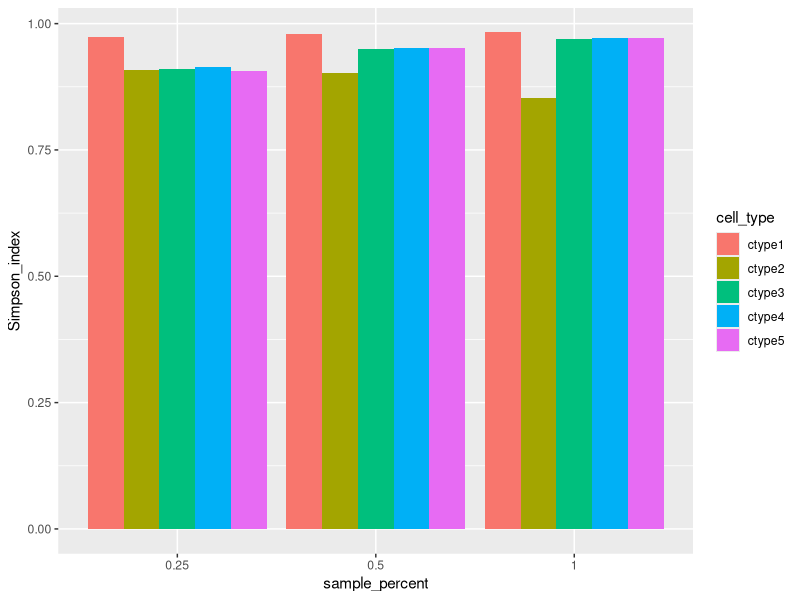
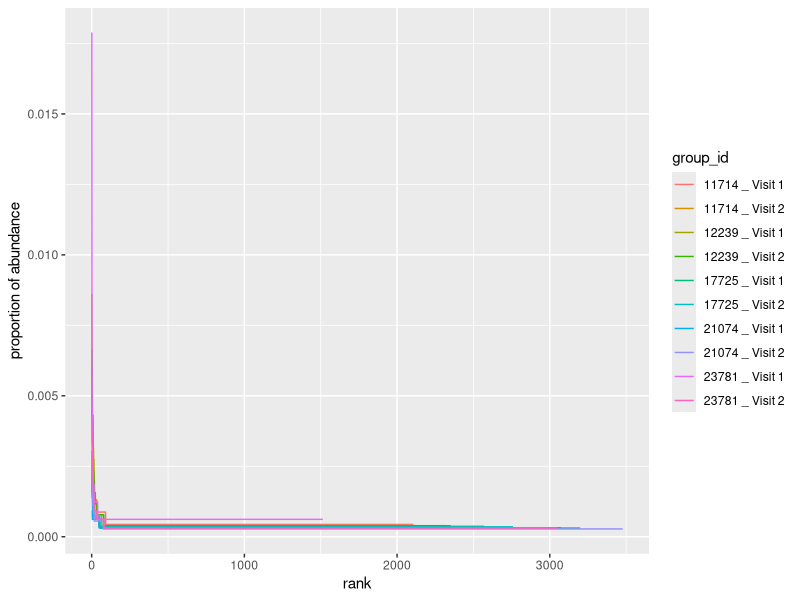
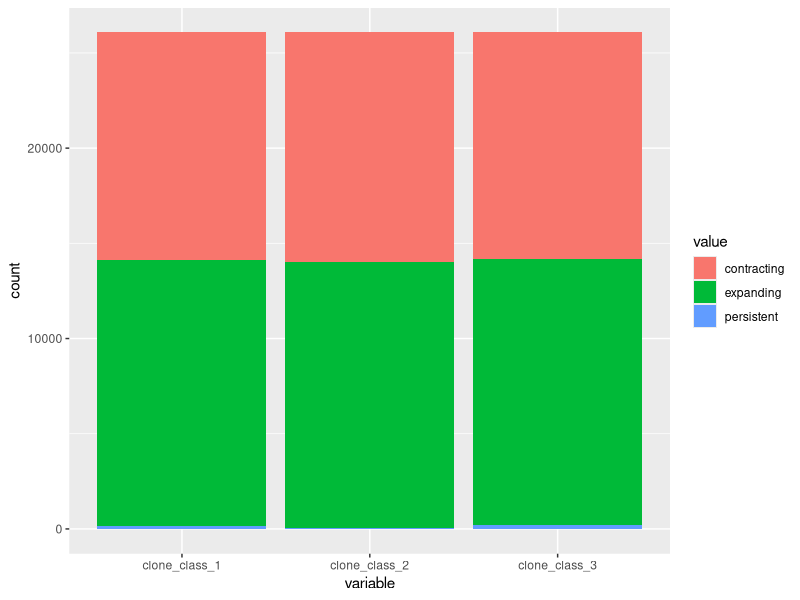
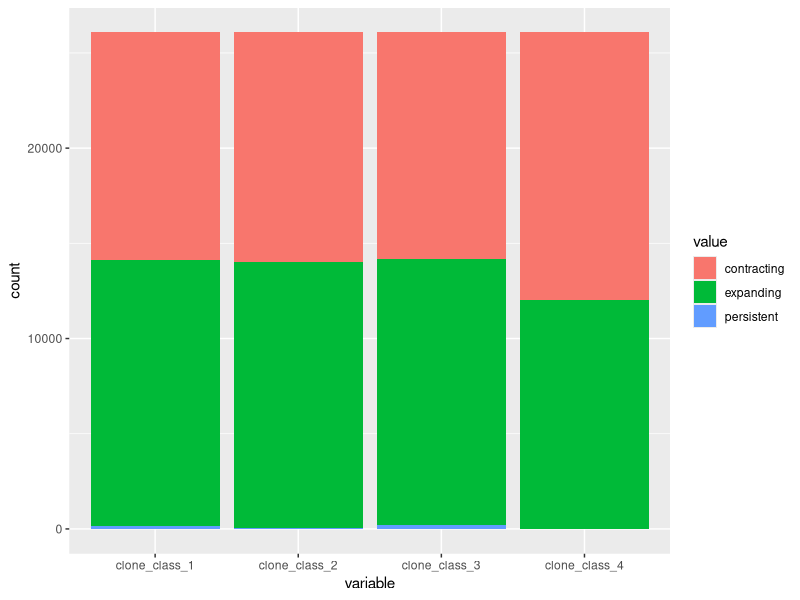

Reproduce these figures in R, in order.
## ---- chunk 1
library("dplyr")
library(ggplot2)
library(tidyr)
library(reshape2)
## ---- chunk 2
df <- read.csv("clonality_assignment_data.csv") 
## ---- chunk 3
### Question 1 ###
# a
Simpson_index <- df %>%
  filter(name_of_visit == 'Visit 1') %>%
  group_by(cell_type, patient_alias) %>%
  mutate(cell_n = n()) %>%
  group_by(TRA_TRB_aa_dataset_clonotype_id) %>%
  mutate(clontype_n = n(),
         clontype_p = clontype_n / cell_n) %>%
  group_by(cell_type) %>%
  summarise(Simpson_index = 1 - sum(clontype_p ** 2))
Simpson_index

# Cell types 1,3,4 and 5 have higher Simpson index compared to cell type 2 as it tends to 1,
# and therefore we can conclude that they are more diverse and enriched by singeltons (although cell type
# 2 Simpson index is also quite high and also enriched by singletons).
## ---- chunk 4
#b
# Sample size effect Simpson's index because it needs to be sufficient in order to get accurate estimates of proportions.
sample_1 <- df %>%
  group_by(cell_type, patient_alias, name_of_visit) %>%
  sample_frac(0.25)

sample_2 <- df %>%
  group_by(cell_type, patient_alias, name_of_visit) %>%
  sample_frac(0.5)

simpson_table <- data.frame()
for (sample in list(sample_1, sample_2)) {
  Simpson_index_sample <- sample %>%
    filter(name_of_visit == 'Visit 1') %>%
    group_by(cell_type, patient_alias) %>%
    mutate(cell_n = n()) %>%
    group_by(TRA_TRB_aa_dataset_clonotype_id) %>%
    mutate(clontype_n = n(),
           clontype_p = clontype_n / cell_n) %>%
    group_by(cell_type) %>%
    summarise(Simpson_index = 1 - sum(clontype_p **
                                        2))
  
  simpson_table <- rbind(simpson_table, Simpson_index_sample)
}

simpson_table_ <- rbind(simpson_table, Simpson_index)
simpson_table_final <-
  cbind(as.character(c(rep(0.25, 5), rep(0.5, 5), rep(1, 5))), simpson_table_)
colnames(simpson_table_final)[1] <- 'sample_percent'

ggplot(simpson_table_final,
       aes(fill = cell_type, y = Simpson_index, x = sample_percent)) +
  geom_bar(position = "dodge", stat = "identity")

## ---- chunk 5
#c
#In order to normalize for the effect of sample size, I would divide each cell counts by the total cell's library size #and multiply by a fixed number
#(for example 10^6), in order to get a standardized value. 
## ---- chunk 6
#d
#Possible biological source might be healthy/diseased conditions and treatment/control conditions.
#I would test these effects by regressing each clone against both the biological effects that I want to test and its #technical confounders that I
# want to "clean" their effects. 
## ---- chunk 7
### Question 2 ###
# I choose to include individuals in order to account to dependencies in the data. 
#a
clone_abundance <- df %>%
  group_by(name_of_visit, patient_alias) %>%
  mutate(cell_n = n()) %>%
  group_by(name_of_visit,
           patient_alias,
           TRA_TRB_aa_dataset_clonotype_id) %>%
  mutate(clontype_n = n(),
         clontype_p = clontype_n / cell_n) %>%
  summarise(
    clontype_p = max(clontype_p),
    cell_n = max(cell_n),
    clontype_n = max(clontype_n)
  ) %>%
  arrange(desc(clontype_p)) %>%
  mutate(row_id = 1:n(),
         group_id = paste(patient_alias, "_", name_of_visit))

clone_abundance_plot <-
  ggplot(data = clone_abundance,
         aes(
           x = row_id,
           y = clontype_p,
           group = group_id,
           color = group_id
         )) +
  geom_line() +
  xlab("rank") + ylab("proportion of abundance")
clone_abundance_plot

# The plot displays for each individual at each visit, the proportion of each of 
# its clones from the most abundant to the least abundant clone. We can see that the vast majority of the clones 
# among all individuals and visits have a uniform and a very low abundance.

## ---- chunk 8
#b
clone_abundance_wide = dcast(
  melt(
    select(clone_abundance,-c("row_id", "group_id")),
    id.vars = c(
      "patient_alias",
      "TRA_TRB_aa_dataset_clonotype_id",
      "name_of_visit"
    )
  ),
  patient_alias + TRA_TRB_aa_dataset_clonotype_id ~ name_of_visit + variable
)

colnames(clone_abundance_wide)[3:8] = c(
  "Visit_1_clontype_p",
  "Visit_1_cell_n",
  "Visit_1_clontype_n",
  "Visit_2_clontype_p",
  "Visit_2_cell_n",
  "Visit_2_clontype_n"
)
clone_abundance_wide$RR = clone_abundance_wide$Visit_2_clontype_p / clone_abundance_wide$Visit_1_clontype_p

clone_abundance_wide =
  clone_abundance_wide %>% mutate(
    clone_class_1 =
      case_when(
        RR > 1.2 |
          (is.na(Visit_1_clontype_p) &
             !is.na(Visit_2_clontype_p)) ~ 'expanding',
        (!is.na(RR) &
           RR < 0.8) |
          (!is.na(Visit_1_clontype_p) &
             is.na(Visit_2_clontype_p))  ~ 'contracting',
        RR >=
          0.8 & RR <= 1.2 ~ 'persistent'
      ),
    clone_class_2 = case_when(
      RR > 1.1 |
        (is.na(Visit_1_clontype_p) &
           !is.na(Visit_2_clontype_p)) ~ 'expanding',
      (!is.na(RR) &
         RR < 0.9) |
        (!is.na(Visit_1_clontype_p) &
           is.na(Visit_2_clontype_p))  ~ 'contracting',
      RR >=
        0.9 & RR <= 1.1 ~ 'persistent'
    ),
    clone_class_3 = case_when(
      RR > 1.5 |
        (is.na(Visit_1_clontype_p) &
           !is.na(Visit_2_clontype_p)) ~ 'expanding',
      (!is.na(RR) &
         RR < 0.5) |
        (!is.na(Visit_1_clontype_p) &
           is.na(Visit_2_clontype_p))  ~ 'contracting',
      RR >=
        0.5 & RR <= 1.5 ~ 'persistent'
    )
  )

clone_abundance_long_1 = melt(
  clone_abundance_wide[c(
    "patient_alias",
    "TRA_TRB_aa_dataset_clonotype_id",
    "clone_class_1",
    "clone_class_2",
    "clone_class_3"
  )],
  id.vars = c("patient_alias", "TRA_TRB_aa_dataset_clonotype_id")
)

clone_abundance_plot_1 = ggplot(clone_abundance_long_1, aes(x = variable, fill =
                                                              value)) +
  geom_bar()
clone_abundance_plot_1

# I choose Relative risk as the measure to use to classify the clones because it represents percent increase or decrease in abundance.
# I choose cutoffs of 10 (clone_class_2), 20 (clone_class_1) and 50 percent (clone_class_3) change upward or downward to determine the class categories. 
# The cutoff choice was based on what looked reasonable to me...on second thought I think it will be more suitable to determine the cutoffs by the RR quantiles.
# but when I first read the assignment I thought that the purpose is to compare between classification method which is 
# not data driven (in this question) to one that is more data driven (question 4) so it looked right to me given this context...
# (If I had more time I probably would have changed it to quantile based cutoffs)
## ---- chunk 9
#c
# The desired output is to have persistant outcome. In the later method I suggested - cutoffs which are based on the RR quantiles 
# it is not expected to give this results because the cutoffs are determined internally from the technical replicated RR's distribution.
## ---- chunk 10
#d
# I would have used generelized linear models (logistic regression) with mixed effects
## ---- chunk 11
###### Question 3 ##################
#a
clone_abundance_wide$pval <-
  rank(clone_abundance_wide$RR) / length(clone_abundance_wide$RR)

classify <- function(p1, p2, pval) {
  if (!is.na(p1) & is.na(p2)) {
    return("expanding")
  }
  else if (is.na(p1) & !is.na(p2)) {
    return("contracting")
  }
  else if (is.na(p1) & is.na(p2)) {
    return(NA)
  }
  else {
    if (pval < 0.05 & (p1 > p2)) {
      return("contracting")
    }
    else if (pval < 0.05 & (p1 < p2)) {
      return("expanding")
    }
    else if (pval > 0.05) {
      return("persistent")
    }
  }
}


x = apply(clone_abundance_wide[, c("Visit_1_clontype_p", "Visit_2_clontype_p", "pval")], 1,
          function(y)
            classify(y['Visit_1_clontype_p'], y['Visit_2_clontype_p'], y['pval']))

clone_abundance_wide$clone_class_4 = x
## ---- chunk 12
#b 
# I divided each RR observation rank by the total number of observations in order to get the cumulative probability 
# (pvalue) of each observation. The pros of empirical probability is no need to assume underline distribution and the cons
# are dependence on sample size (the smaller the sample size is, the less accurate the calculated probabilities as opposed
# to data which we know its distribution and therefore know the probability of each observation's value)
## ---- chunk 13
#c
clone_abundance_long_2 = melt(
  clone_abundance_wide[c(
    "patient_alias",
    "TRA_TRB_aa_dataset_clonotype_id",
    "clone_class_1",
    "clone_class_2",
    "clone_class_3",
    "clone_class_4"
  )],
  id.vars = c("patient_alias", "TRA_TRB_aa_dataset_clonotype_id")
)

clone_abundance_plot_2 = ggplot(clone_abundance_long_2, aes(x = variable, fill =
                                                              value)) +
  geom_bar()
clone_abundance_plot_2

